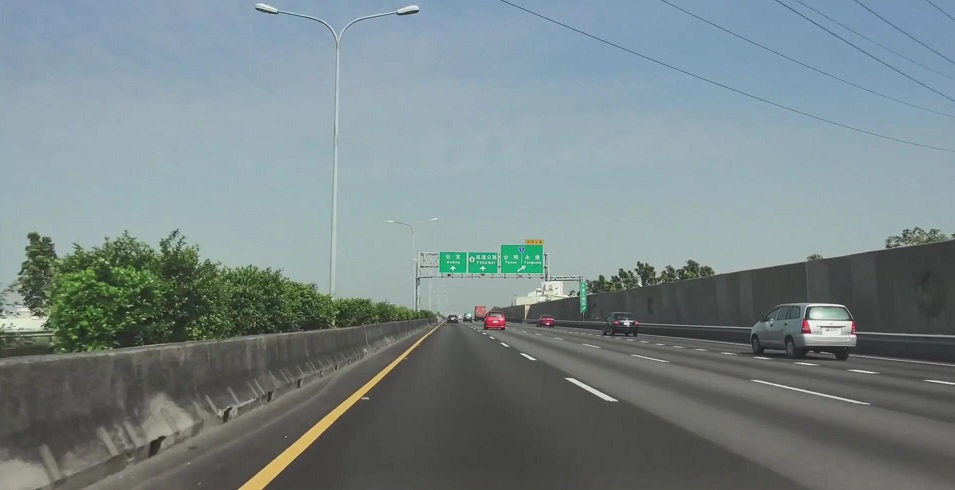
#> input picture Finding Lane Lines on the Road/data/test02.jpg, 955 x 490 px
$ python main.py
#> lines starting #> are read from the running program, lines starting #| are printed output that depends on the picture
# -*- coding: utf-8 -*-
"""
Created on Fri Mar 19 16:38:45 2021

@author: Lab
"""

import numpy as np
import matplotlib.pyplot as plt
import cv2
import os

#%% Load pic
P = './data'
F = 'test02.jpg'
img_gray = cv2.imread(os.path.join(P, F), cv2.IMREAD_GRAYSCALE)
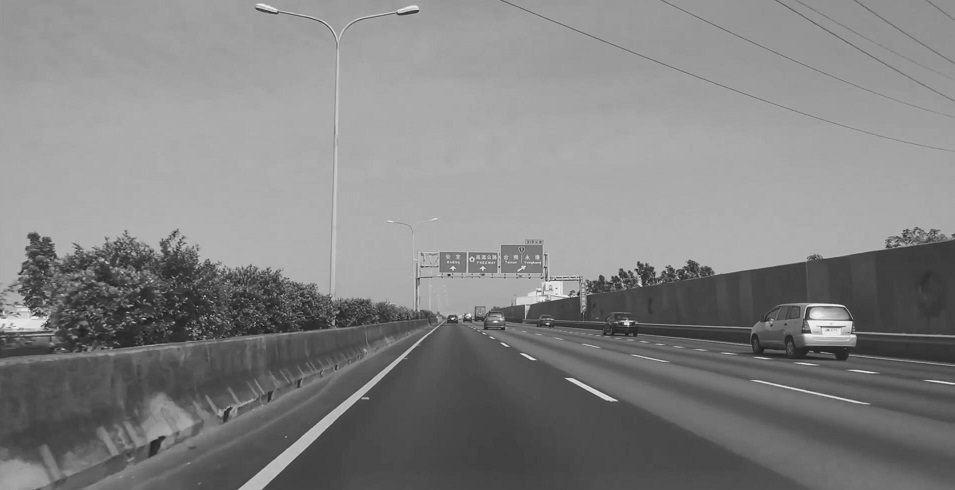
#> img_gray: shape (490, 955); min 21, max 248, mean 130.5

$ run again, with Finding Lane Lines on the Road/data/Color_Selection.jpg copied over Finding Lane Lines on the Road/data/test02.jpg
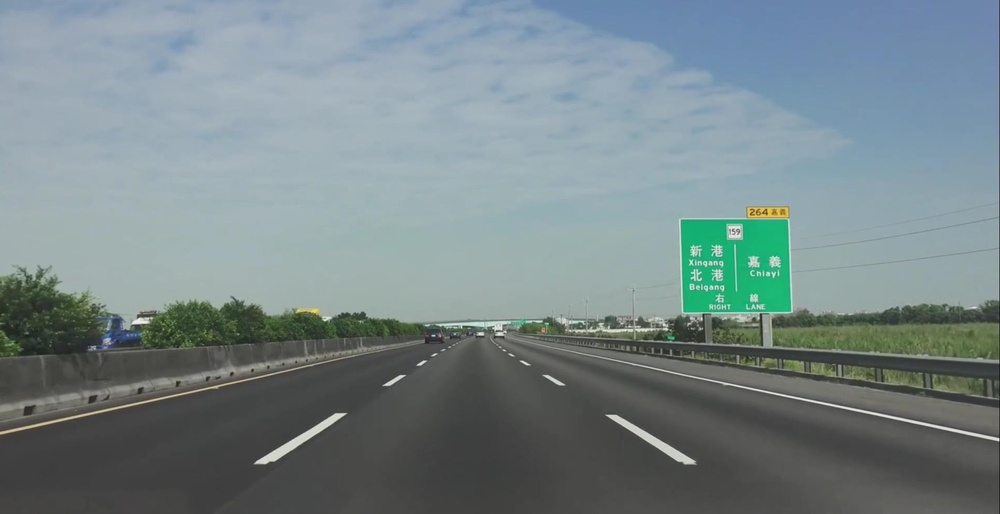
#> input picture Finding Lane Lines on the Road/data/Color_Selection.jpg, 1000 x 514 px, shrunk from 1915 x 985 before the run
#> `img_gray = cv2.imread(os.path.join(P, F), cv2.IMREAD_GRAYSCALE)`:
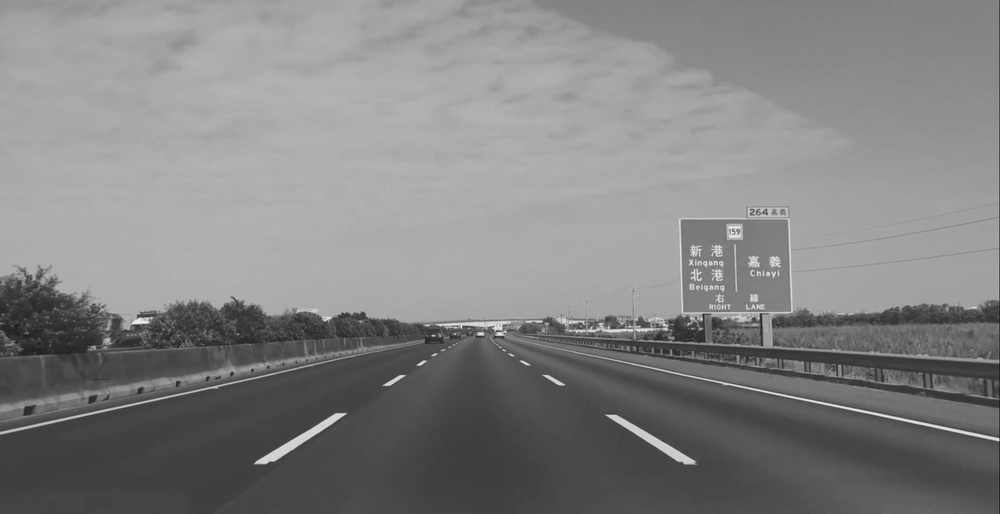
#> img_gray: shape (514, 1000); min 26, max 239, mean 130.3
